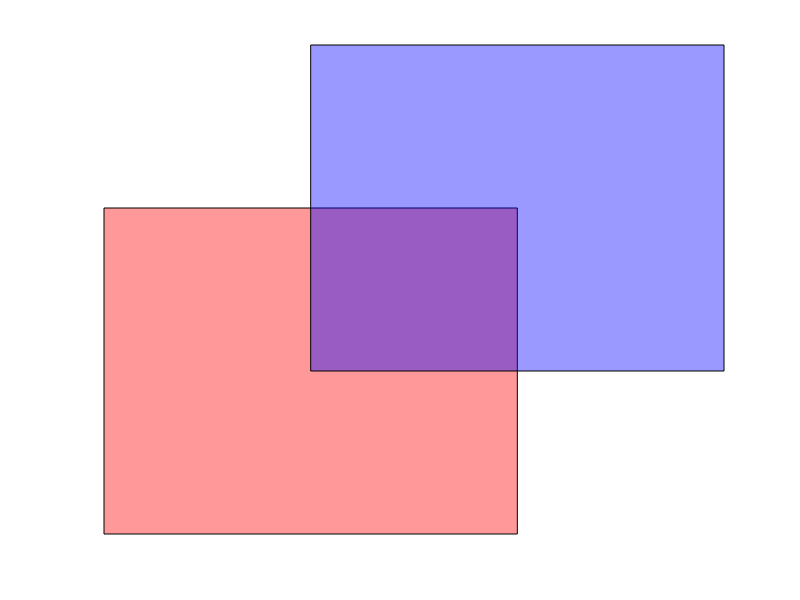

The MATLAB source for this figure: (Note: this script raises an error after producing the figure.)
%=============================================================================
% Copyright (c) 2016-present Allan CORNET (Nelson)
%=============================================================================
% This file is part of Nelson.
%=============================================================================
% LICENCE_BLOCK_BEGIN
% SPDX-License-Identifier: LGPL-3.0-or-later
% LICENCE_BLOCK_END
%=============================================================================
% <--ADV-CLI MODE-->
%=============================================================================
% Non-regression: getframe of a hidden figure must render semi-transparent
% patches faithfully. A red patch at FaceAlpha 0.4 over white blends to
% 0.4*[255 0 0] + 0.6*[255 255 255] = [255 153 153] (pink). A prior bug grabbed
% the hidden QOpenGLWidget and produced teal ([57 211 211]) instead.
%=============================================================================
close all;
f = figure('Visible', 'off');
set(f, 'Position', [100 100 400 400]);
set(f, 'Color', [1 1 1]);
p1 = patch([0 2 2 0], [0 0 2 2], 'r'); set(p1, 'FaceAlpha', 0.4);
hold on;
p2 = patch([1 3 3 1], [1 1 3 3], 'b'); set(p2, 'FaceAlpha', 0.4);
set(gca, 'XLim', [0 3], 'YLim', [0 3]);
axis off;
drawnow();
F = getframe(f);
img = F.cdata;
%=============================================================================
% getframe honors the figure pixel size.
ratio = f.DevicePixelRatio;
asserts.isequal(size(img, 1), round(400 * ratio));
asserts.isequal(size(img, 2), round(400 * ratio));
asserts.isequal(size(img, 3), 3);
%=============================================================================
% Red-only region (lower-left) is pink, not teal.
red = double(squeeze(img(round(300 * ratio), round(60 * ratio), :))');
asserts.istrue(red(1) > 230); % R high
asserts.istrue(red(2) > 120 && red(2) < 190); % G mid
asserts.istrue(red(3) > 120 && red(3) < 190); % B mid
% explicitly reject the teal failure mode (low R, high G/B).
asserts.istrue(~(red(1) < 120 && red(2) > 190 && red(3) > 190));
%=============================================================================
% Overlap region is a blended purple (both patches over white), not opaque.
ov = double(squeeze(img(round(200 * ratio), round(200 * ratio), :))');
asserts.istrue(ov(1) > 120 && ov(1) < 190);
asserts.istrue(ov(3) > 160);
%=============================================================================
close(f);
%=============================================================================
